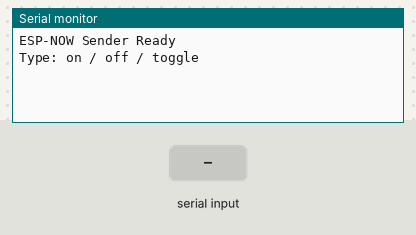
This sketch was run on a simulated ESP32. On the bench: the last lines printed to the serial monitor. The test bench sets the inputs (shaded band).

Above: at 1.2 s.
1.3 s: "on\n" received over Serial
At 2.2 s:
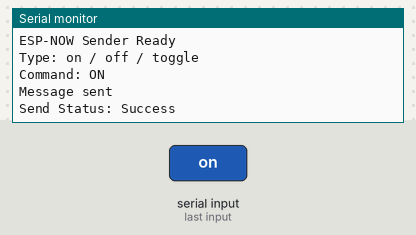
2.8 s: "off\n" received over Serial
At 3.3 s:
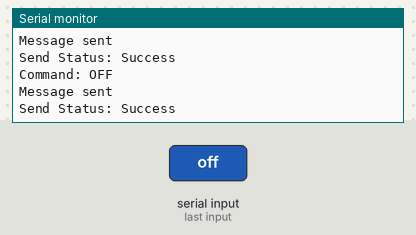
4.3 s: "toggle\n" received over Serial
At 5.5 s:
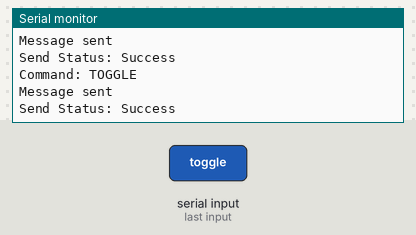
5.8 s: "1\n" received over Serial
At 6.6 s:
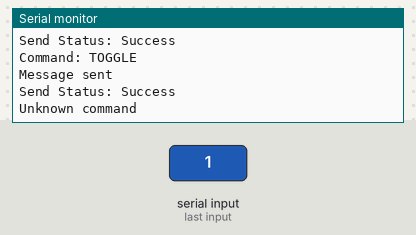

Measured:
- after the input at 1.3 s, the serial monitor: prints a new line at once (image 1)
- after the input at 2.8 s, the serial monitor: prints a new line at once (image 2)
- after the input at 4.3 s, the serial monitor: prints a new line at once (image 3)
- after the input at 5.8 s, the serial monitor: prints a new line at once (image 4)

The sketch:

sender.ino
```cpp
#include <WiFi.h>
#include <esp_now.h>

uint8_t receiverAddress[] = {0xF4, 0x65, 0x0B, 0xB5, 0x5A, 0x2C};

typedef struct Message {
  char command;   // 'o' = on, 'f' = off, 't' = toggle
} Message;

Message outgoingMessage;

void onDataSent(const wifi_tx_info_t *info, esp_now_send_status_t status) {
  Serial.print("Send Status: ");
  Serial.println(status == ESP_NOW_SEND_SUCCESS ? "Success" : "Fail");
}

void sendCommand(char cmd) {
  outgoingMessage.command = cmd;

  esp_err_t result = esp_now_send(
    receiverAddress,
    (uint8_t *)&outgoingMessage,
    sizeof(outgoingMessage)
  );

  if (result == ESP_OK) {
    Serial.println("Message sent");
  } else {
    Serial.println("Send error");
  }
}

void readCommand() {
  if (Serial.available()) {
    String command = Serial.readStringUntil('\n');
    command.trim();

    if (command == "on") {
      Serial.println("Command: ON");
      sendCommand('o');
    }
    else if (command == "off") {
      Serial.println("Command: OFF");
      sendCommand('f');
    }
    else if (command == "toggle") {
      Serial.println("Command: TOGGLE");
      sendCommand('t');
    }
    else {
      Serial.println("Unknown command");
    }
  }
}

void setup() {
  Serial.begin(115200);

  WiFi.mode(WIFI_STA);

  if (esp_now_init() != ESP_OK) {
    Serial.println("ESP-NOW init failed");
    return;
  }

  esp_now_register_send_cb(onDataSent);

  esp_now_peer_info_t peerInfo = {};
  memcpy(peerInfo.peer_addr, receiverAddress, 6);
  peerInfo.channel = 0;
  peerInfo.encrypt = false;

  if (esp_now_add_peer(&peerInfo) != ESP_OK) {
    Serial.println("Failed to add peer");
    return;
  }

  Serial.println("ESP-NOW Sender Ready");
  Serial.println("Type: on / off / toggle");
}

void loop() {
  readCommand();
}
```
